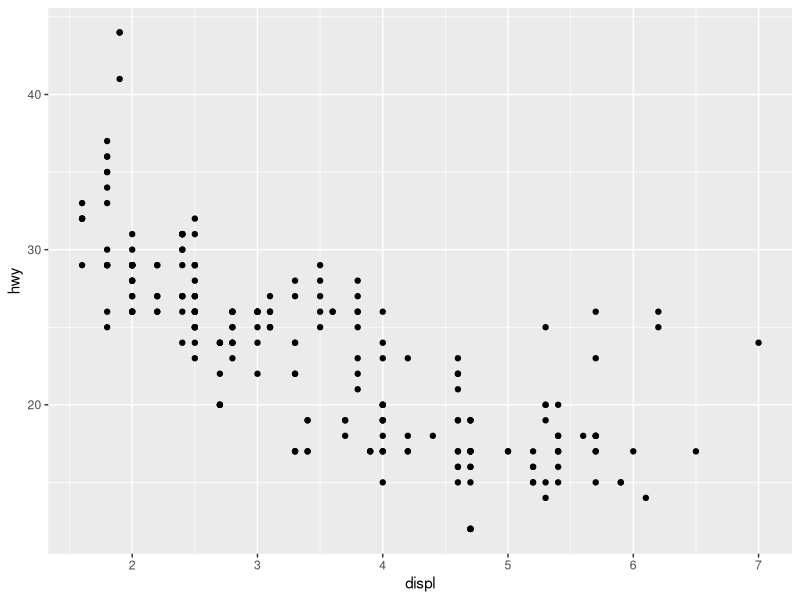
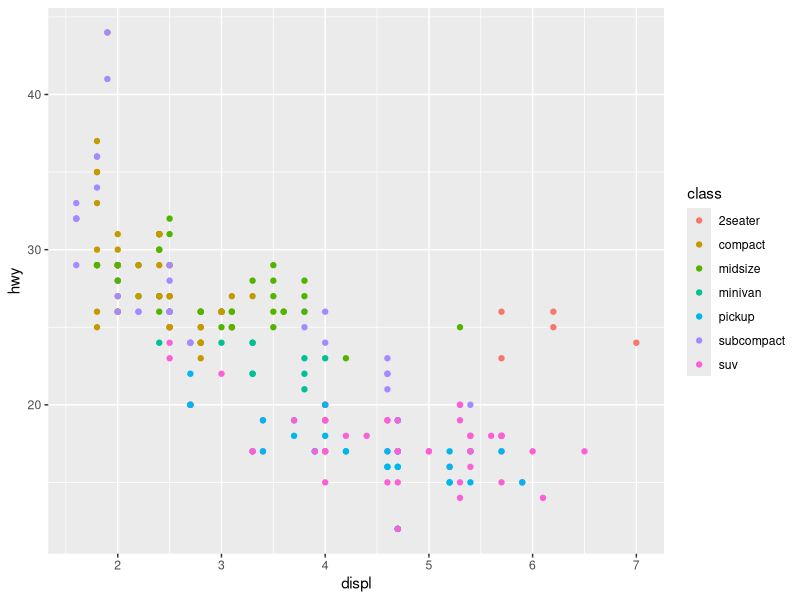
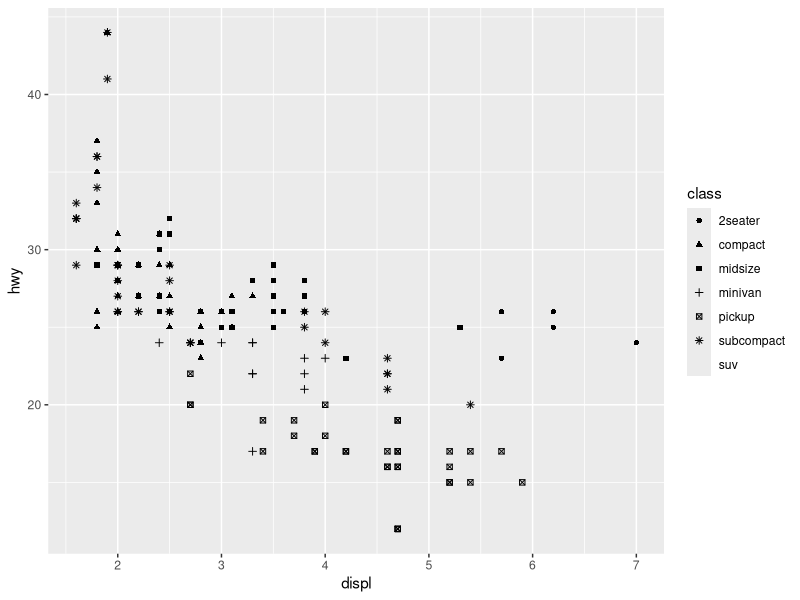

These charts were generated, in order, by the following R code:
## ---- chunk 1
knitr::opts_chunk$set(echo = TRUE)

library(tidyverse)
## ---- chunk 2

# data()
# ?mpg
# mpg
ggplot(data = mpg, aes(x = displ, y = hwy)) +
  geom_point()
## ---- chunk 3
ggplot(data = mpg, aes(x = displ, y = hwy, color = class)) +
  geom_point()
## ---- chunk 4
ggplot(data = mpg, aes(x = displ, y = hwy, shape = class)) +
  geom_point()
